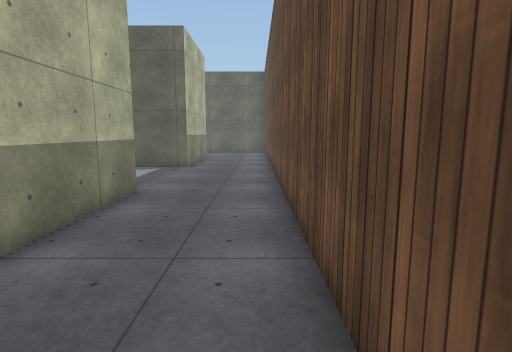
View 1 (above)

24 first-person views from a walk through a Unity game level. The camera is 1.5 m above the floor, tilts 8° down and sees 80° across. The floor is counted in squares, 1 m on a side. Each view is taken from the middle of a square. On the plan, view 1 faces up. The plan holds only what a view shows up to about 15 squares ahead; the rest is blank. The place goes on beyond the plan. The player character is not drawn. Surface patterns are stand-ins for the level's own textures.

View 2
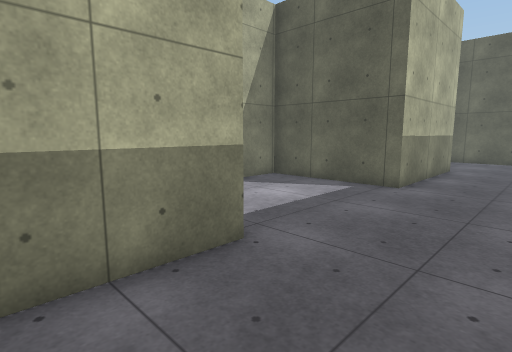

View 3
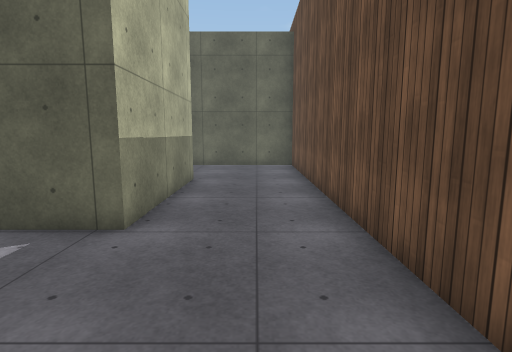

View 4
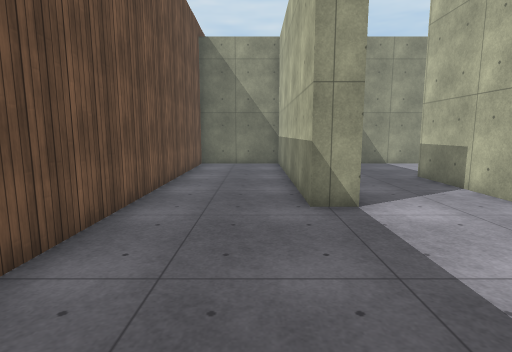

View 5
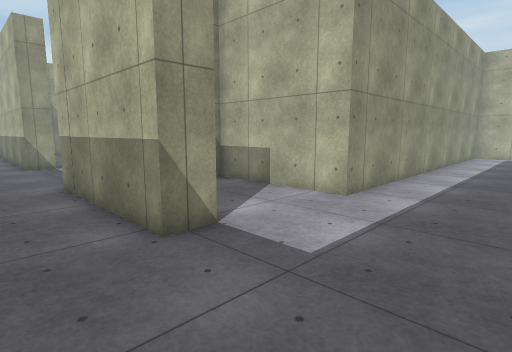

View 6
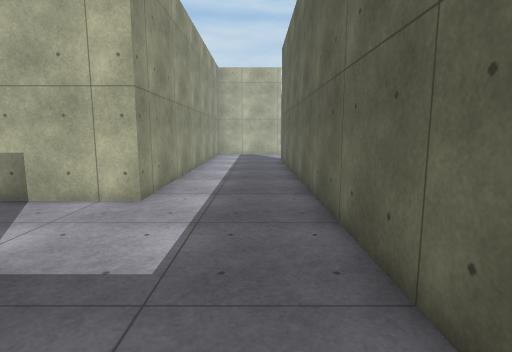

View 7
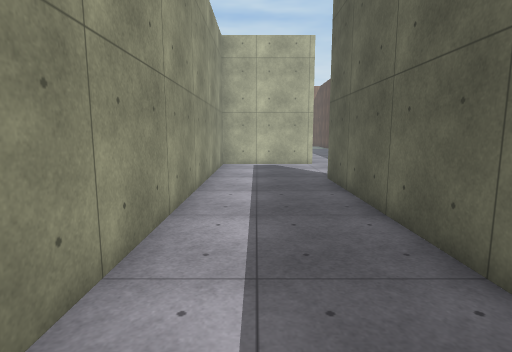

View 8
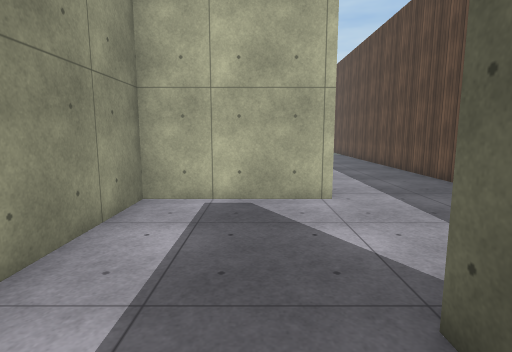

View 9
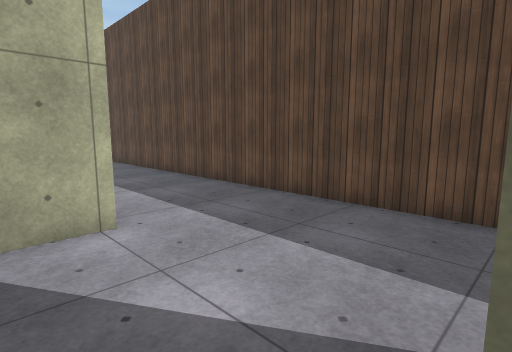

View 10
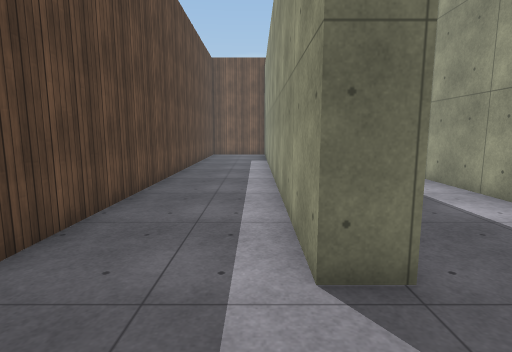

View 11
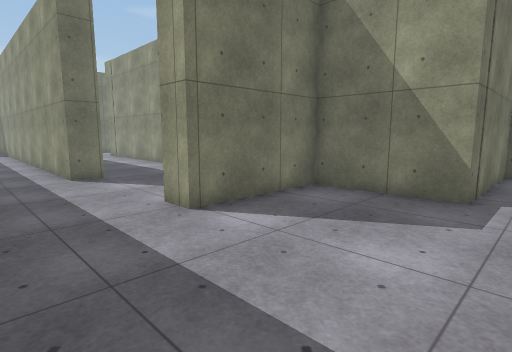

View 12
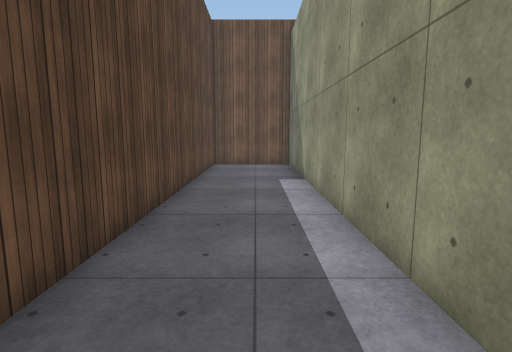

View 13
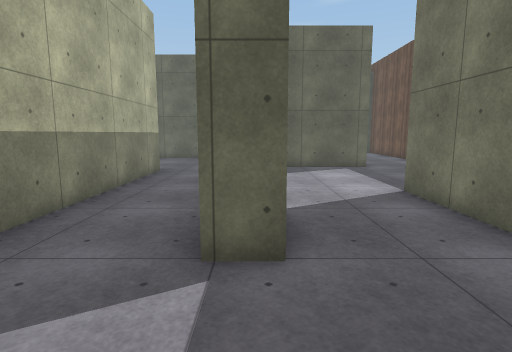

View 14
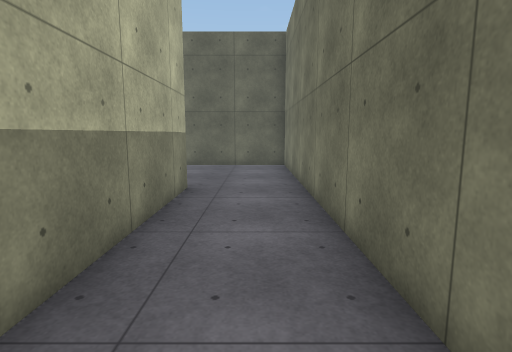

View 15
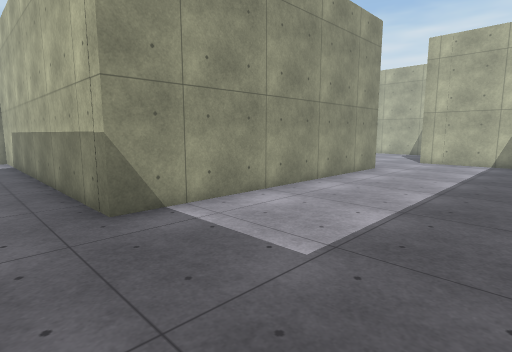

View 16
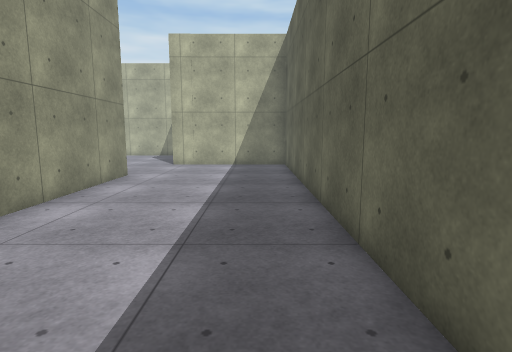

View 17
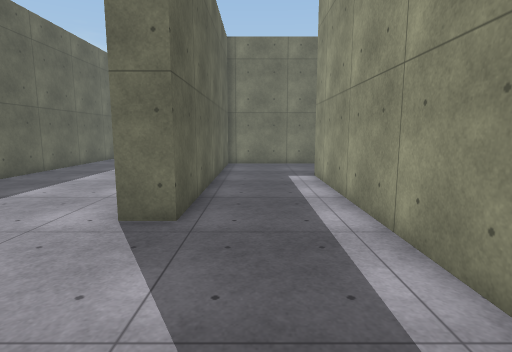

View 18
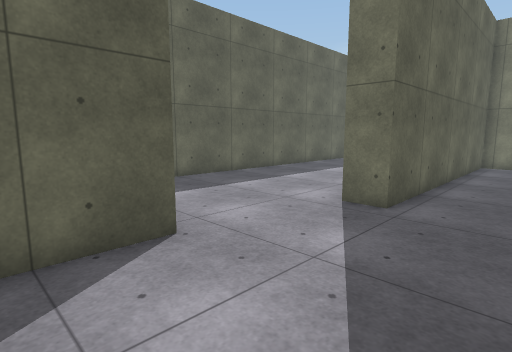

View 19
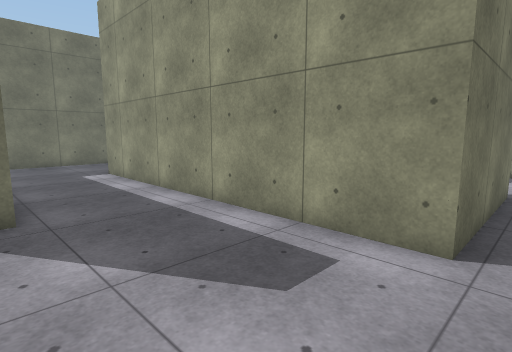

View 20
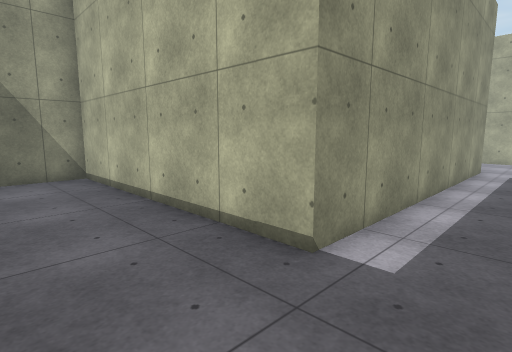

View 21
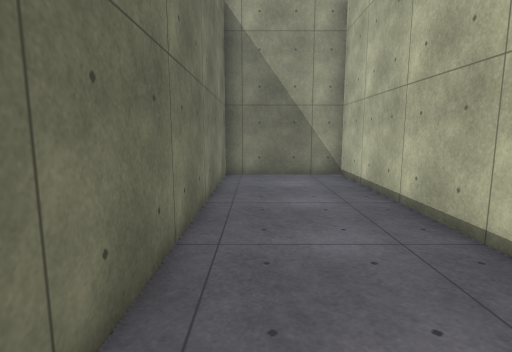

View 22
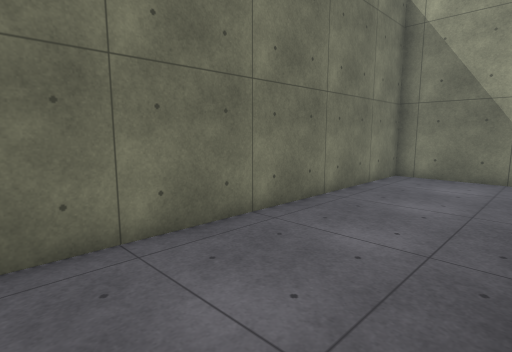

View 23
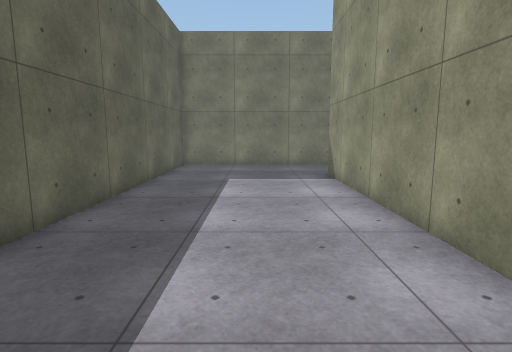

View 24
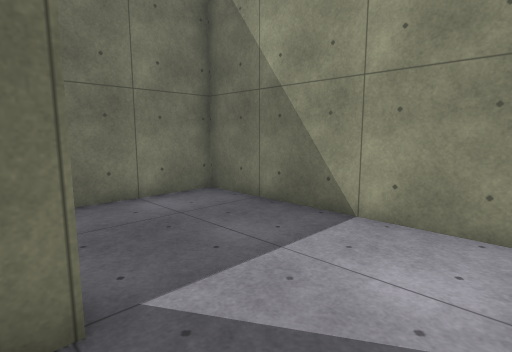

### Floor plan
Points are (right, up) in squares from view 1. A wall is a line through its corners. A room is listed if a view was taken in it or the views show most of it. See-through windows are left out.
Room 1 (views 1, 2, 3, 4, 5, 6, 7, 8, 9, 10, 11, 12, 13, 14, 24)
walls: (-4.1, 19) (-3.1, 19) (-3.1, 13.6) (-7.7, 13.6) (-7.7, 12); (-11.9, 12.4) (-11.9, -1.1) (-4.1, -1.1) (-4.1, 2.4); (-7.7, 7.4) (-7.7, 3.4) (-8.6, 3.4) (-8.6, 12.4); (-4.1, 4.5) (-4.1, 7.9) (-3.1, 7.9) (-3.1, -1.1) (0.7, -1.1) (0.7, 23.4) (-18.1, 23.4) (-18.1, 24.4) (0.7, 24.4) (0.7, 28) (-29.5, 28); (-27.7, 14) (-27.7, 19.4) (-23.9, 19.4) (-23.9, 23.7) (-22.9, 23.7) (-22.9, 19.4) (-7.7, 19.4) (-7.7, 14.6)
ways out: opening at (-10.5, 12) to room 2
Room 2 (views 15, 16, 17, 18, 19, 20, 21, 22, 23)
walls: (-8.6, 12.4) (-8.6, 18.4) (-26.7, 18.4) (-26.7, 13) (-28.8, 13); (-28.2, 7.9) (-17.1, 7.9) (-17.1, -1.1) (-12.9, -1.1) (-12.9, 11.4) (-22.9, 11.4) (-22.9, 12.4) (-11.9, 12.4)
ways out: opening at (-10.5, 12) to room 1; opening at (-29, 8)

Where each view was taken, in squares from view 1:
view 1: 0 up, 0 right, facing up
view 2: 5 up, 0 right, facing up-left
view 3: 9 up, 1 left, facing up
view 4: 14 up, 2 left, facing down
view 5: 23 up, 1 left, facing down-left
view 6: 22 up, 1 left, facing left
view 7: 21 up, 8 left, facing left
view 8: 22 up, 16 left, facing left
view 9: 22 up, 18 left, facing up-left
view 10: 25 up, 21 left, facing right
view 11: 27 up, 29 left, facing down-right
view 12: 26 up, 14 left, facing right
view 13: 0 up, 8 left, facing up
view 14: 4 up, 10 left, facing up
view 15: 18 up, 10 left, facing down-left
view 16: 17 up, 12 left, facing left
view 17: 10 up, 28 left, facing right
view 18: 9 up, 29 left, facing up-right
view 19: 12 up, 29 left, facing down-right
view 20: 10 up, 14 left, facing down-left
view 21: 10 up, 14 left, facing down
view 22: 10 up, 17 left, facing down-right
view 23: 15 up, 23 left, facing right
view 24: 4 up, 11 left, facing down-right
